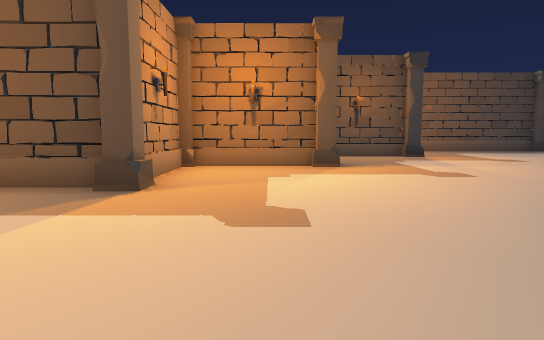
[1] (above)

19 first-person views from a walk through a scene from a Unity 3-D project. The camera is 1.4 m above the floor, tilts 6° down and sees 75° across. The floor is counted in squares, 2 m on a side. Each view is taken from the middle of a square. On the plan, view 1 faces up. The plan holds only what a view shows up to about 11 squares ahead; the rest is blank. The place goes on beyond the plan. Some animated figures are not drawn. Some surface patterns are stand-ins.

[2]
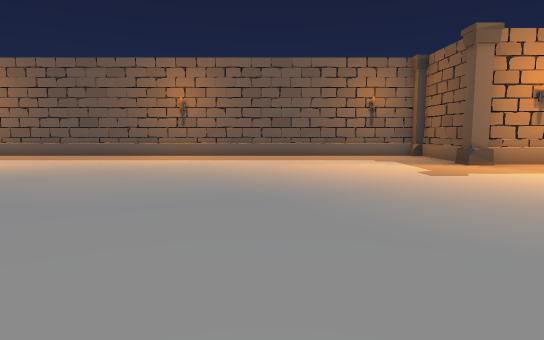

[3]
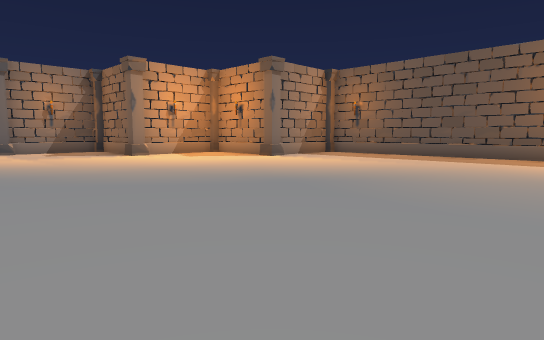

[4]
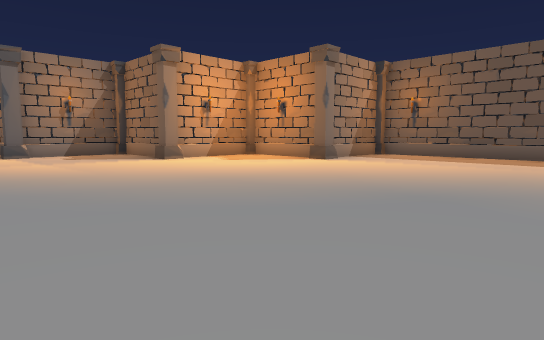

[5]
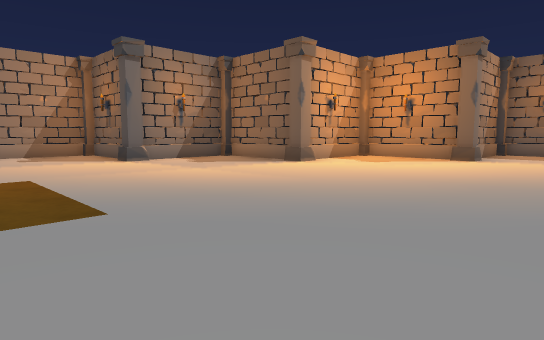

[6]
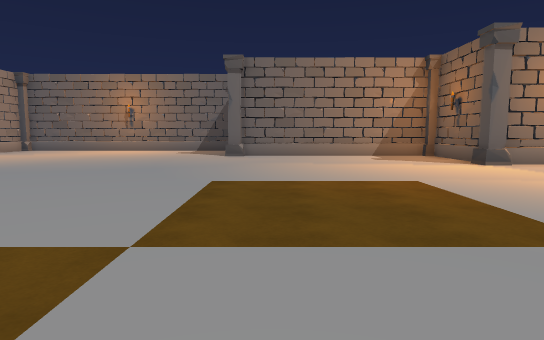

[7]
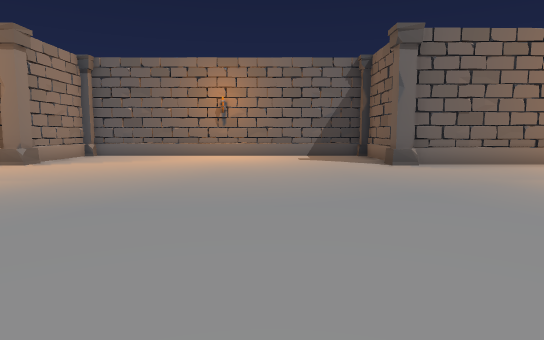

[8]
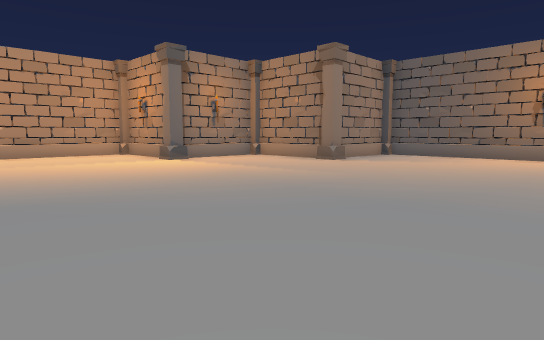

[9]
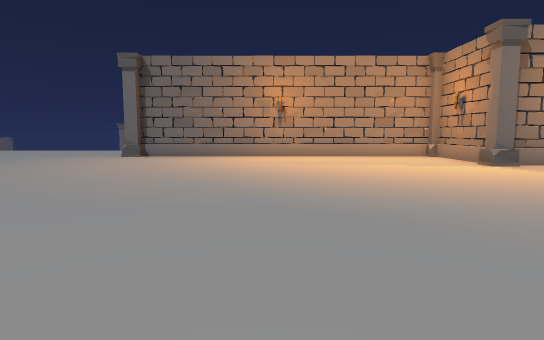

[10]
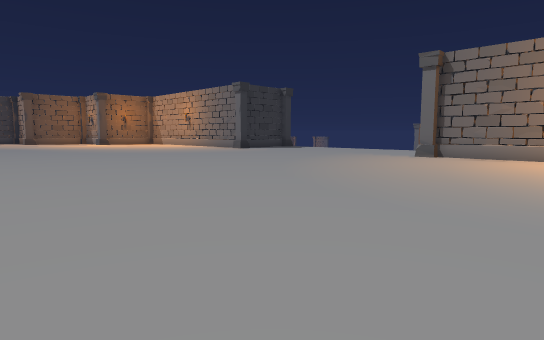

[11]
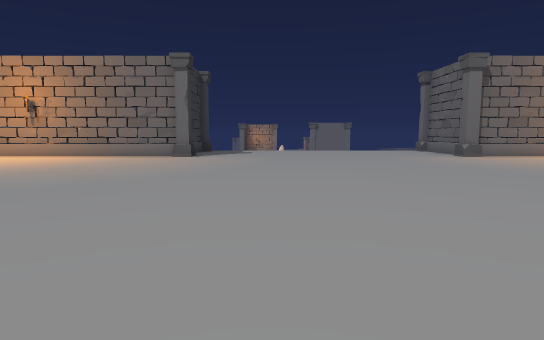

[12]
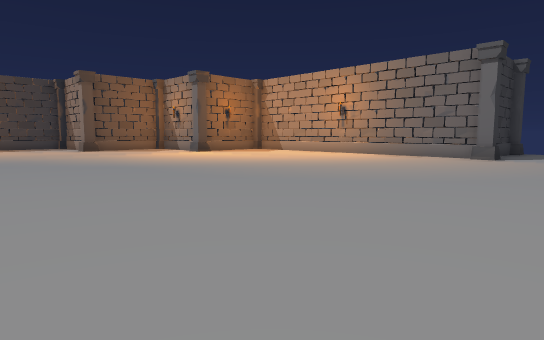

[13]
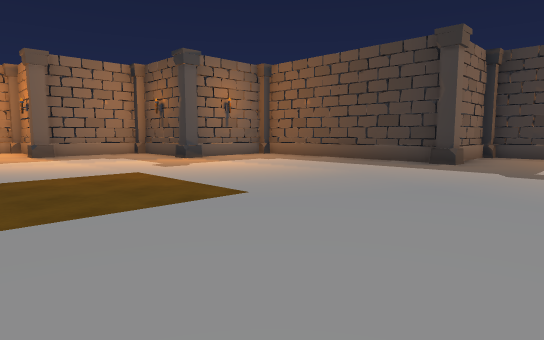

[14]
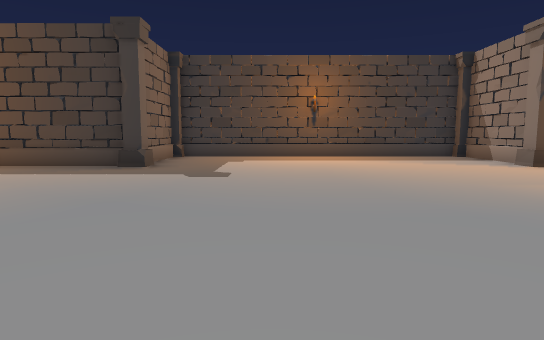

[15]
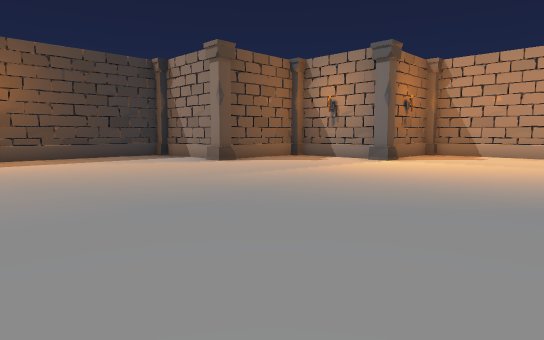

[16]
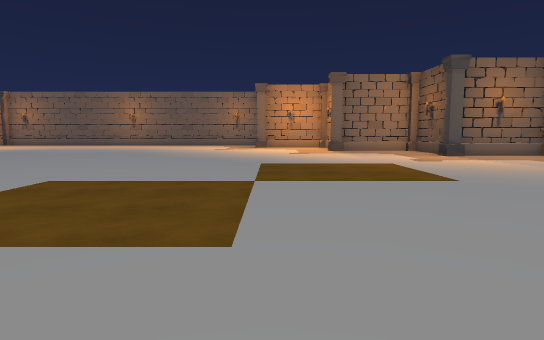

[17]
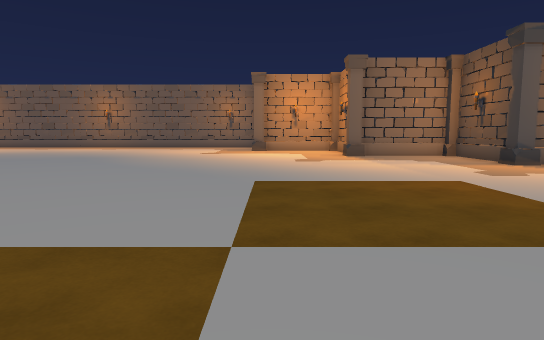

[18]
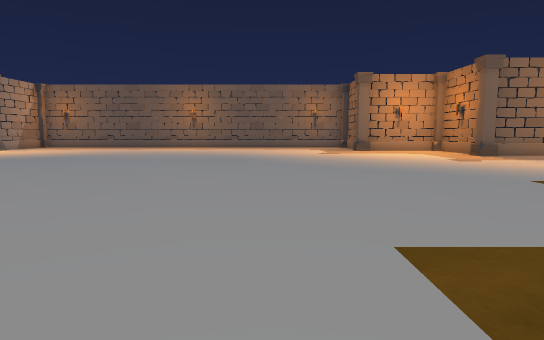

[19]
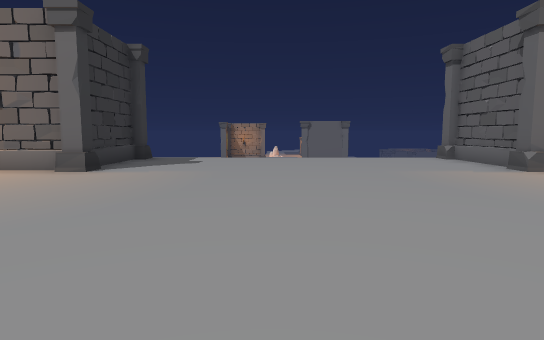

### Floor plan
Points are (right, up) in squares from view 1. A wall is a line through its corners. A room is listed if a view was taken in it or the views show most of it. See-through windows are left out.
Room 1 (views 1, 2, 3, 4, 5, 6, 7, 8, 9, 10, 11, 12, 13, 14, 15, 16, 17, 18, 19)
walls: (24.7, 2.4) (24.7, 10); (25.4, -6.9) (27.5, -6.9); (9.9, 13.6) (5.9, 13.6); (1.1, -13.4) (1.1, -15.9) (3.6, -15.9); (21.6, 10.7) (21.6, 13); (27.5, 1.7) (25.4, 1.7); (-1.9, -10.4) (-1.9, -12.9) (0.6, -12.9); (7.9, 13.8) (7.8, 13.3); (4.1, -16.4) (4.1, -18.9) (9.6, -18.9); (18.7, 13.9) (18.7, 16.5) (10.5, 16.5); (4.1, 13.4) (4.1, 10.5) (1.1, 10.5) (1.1, 7.6) (-1.9, 7.6) (-1.9, 4.5) (-4.5, 4.5); (22.4, -15.9) (24.7, -15.9) (24.7, -7.4); (24.1, 10.5) (22.3, 10.5); (10.1, 15.5) (10.1, 14.1); (10.1, -19.6) (10.1, -21.9) (18.7, -21.9) (18.7, -19.4); (-4.9, 3.5) (-4.9, -9.9) (-2.4, -9.9); (21.1, 13.6) (18.9, 13.6); (19.4, -18.9) (20.7, -18.9); (21.6, -18) (21.6, -16.4)
objects: column (-5, 4) to (-5, 5); column (-2, -10); column (-2, 4); column (1, -13); column (1, 7); column (4, -16); column (4, 10); column (10, -19); column (10, 13); column (10, 16) to (10, 17); column (19, -19); column (19, 13); column (19, 16) to (19, 17); column (22, -16); column (22, 10); column (25, -7); column (25, 2); column (28, 1) to (28, 2)

Positions as (right, up) in squares from view 1, and headings:
1: (0, 0), facing up
2: (6, 0), facing left
3: (6, -2), facing down-left
4: (6, -4), facing down-left
5: (8, -7), facing down-left
6: (9, -8), facing down
7: (13, -11), facing down
8: (13, -11), facing down-right
9: (14, -11), facing right
10: (14, -11), facing up-right
11: (14, -1), facing right
12: (14, -1), facing up-right
13: (13, 5), facing up-left
14: (13, 6), facing up
15: (13, 6), facing up-right
16: (15, 5), facing left
17: (12, 5), facing left
18: (12, 1), facing left
19: (18, -2), facing right
